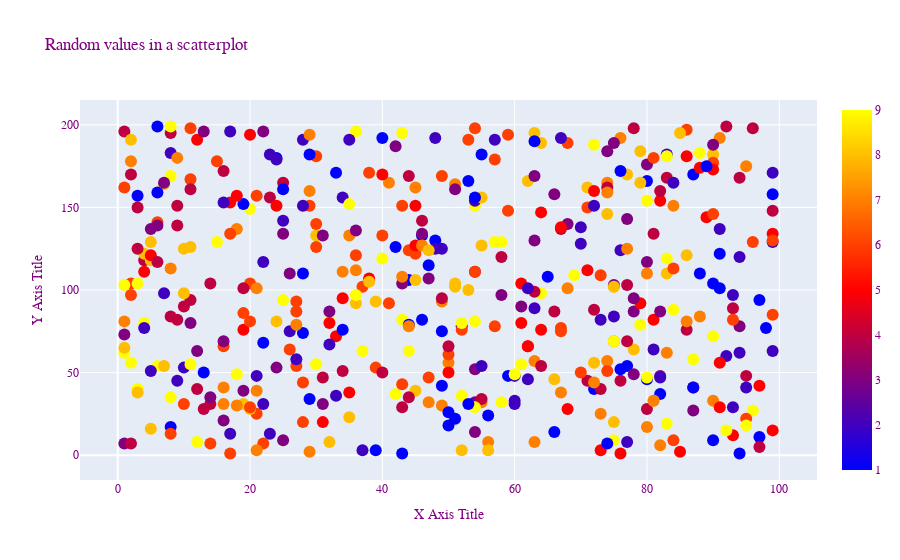

The notebook cell this image was saved under:
### Code cell
# show the figure
fig

### Figure 1 — Plotly figure (JSON) as saved in the notebook; plotly's stock layout.template omitted (floating-point values rounded to 4 significant figures; data arrays with more than 128 entries replaced by an {"elided": "..."} marker saying what was removed)
{"data": [{"marker": {"color": {"elided": "500 int values"}, "colorscale": [[0, "blue"], [0.5, "red"], [1, "yellow"]], "showscale": true, "size": 12}, "mode": "markers", "type": "scatter", "x": {"elided": "500 int values"}, "y": {"elided": "500 int values"}}], "layout": {"font": {"color": "Purple", "family": "Courier New, monospace", "size": 12}, "title": {"text": "Random values in a scatterplot"}, "xaxis": {"title": {"text": "X Axis Title"}}, "yaxis": {"title": {"text": "Y Axis Title"}}}}
